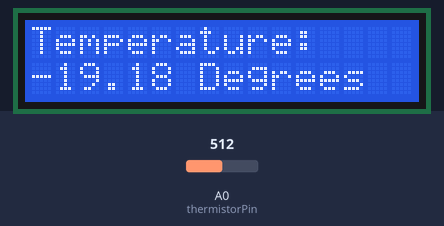
Simulated run of this sketch. Board: Arduino Uno, built with avr-gcc and run on an emulated ATmega328P. Shown: 16×2 character LCD. The test bench sets the inputs (shaded band); at power-on: A0 (thermistorPin) = 512. What the sketch prints to the serial monitor is not drawn.

Above: at 1.2 s.
1.3 s: A0 (thermistorPin) set to 387
At 2.0 s:
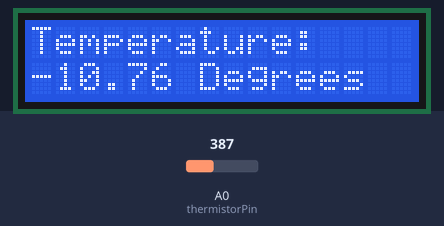
3.0 s: A0 (thermistorPin) set to 363
At 3.4 s:
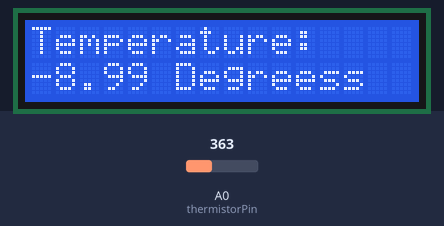
4.5 s: A0 (thermistorPin) set to 306
At 5.0 s:
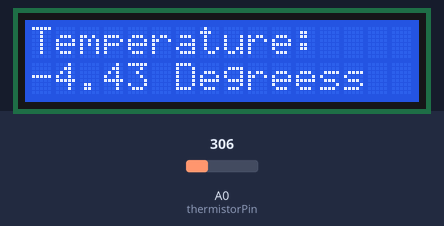
Timing chart, 0 to 7.5 s (numbered marks = the images above; inputs shaded):
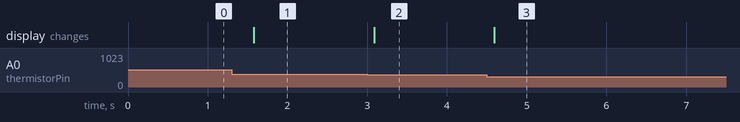

The sketch:

Thermistor2.ino
```cpp
#include <math.h>
#include <LiquidCrystal.h>

LiquidCrystal lcd(12, 11, 5, 4, 3, 2);
const int dangerLed = 13;
const int thermistorPin = A0;


const float seriesResistor = 10000.0; // Series resistor
const float nominalResistance = 1000.0; // thermistor resistance @ 25 degrees
const float nominalTemperature = 25.0;
const float betaCoefficient = 3950.0; // Beta value according to the Seller


void setup() {
  Serial.begin(9600);
  lcd.begin(16,2);

lcd.setCursor(0,0);
lcd.print("Temperature:");

}

void loop() {
  int reading = analogRead(thermistorPin);

float resistance = seriesResistor / (1023.0 / reading - 1.0);

  // Applying the Steinhart-Hart equation
float steinhart = resistance / nominalResistance;
steinhart = log(steinhart);
steinhart /= betaCoefficient;
steinhart += 1.0 / (nominalTemperature + 273.15);
steinhart = 1.0 / steinhart;
steinhart -= 273.15; // Kelvin to Degrees celsius

lcd.setCursor(0,1);
lcd.print(steinhart);
lcd.print(" Degrees");


Serial.print("  Temperature: ");
Serial.print(steinhart);

Serial.print(" C");


delay(500);
}
```

Measured:
- the behaviour switches between 377 and 376 on A0 (thermistorPin) (found by bisection; images 1 and 2)
- after the input at 1.3 s, the display: changes after 0.28 s (image 1)
- after the input at 3.0 s, the display: changes after 0.09 s (image 2)
- after the input at 4.5 s, the display: changes after 0.10 s (image 3)
